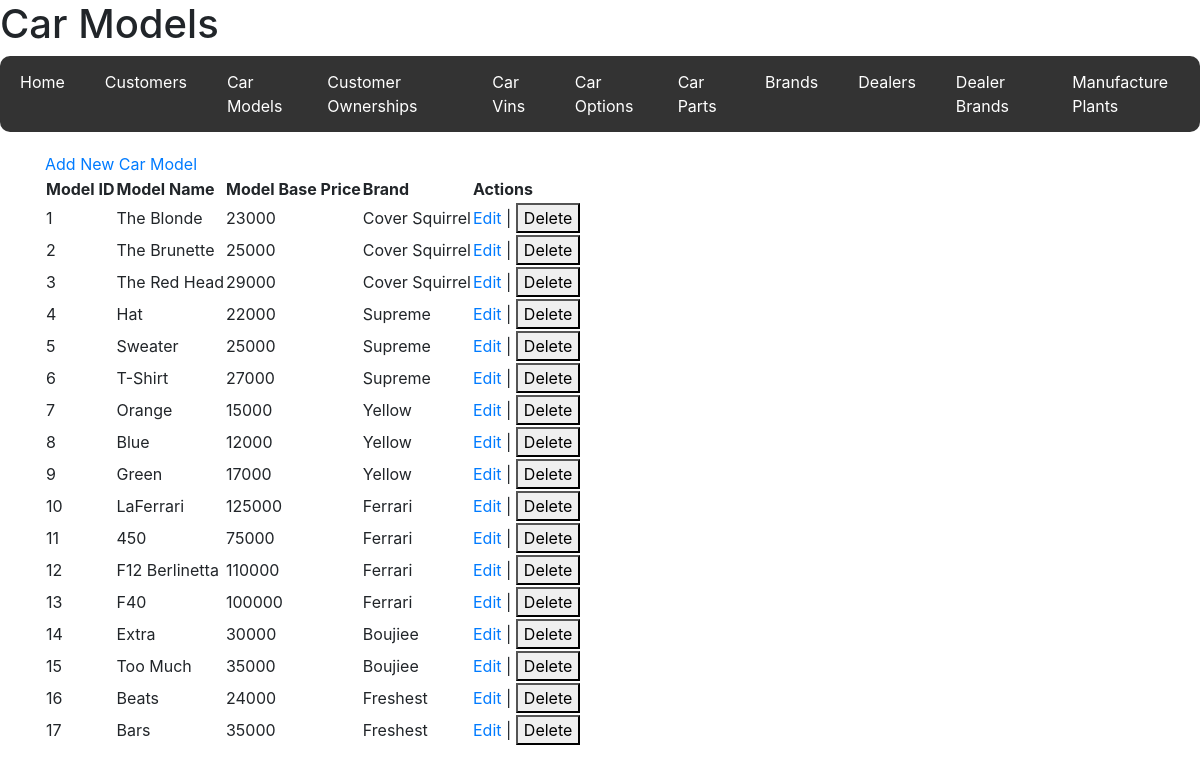
Page /car_models on the committed database.
### code/models.py (models this page shows)
class CarModel(db.Model):
    __tablename__ = "Models"
    model_id = db.Column(db.Integer, primary_key=True)
    model_name = db.Column(db.String(50))
    model_base_price = db.Column(db.Integer)
    brand_id = db.Column(db.Integer, db.ForeignKey("Brands.brand_id"))
    brand = db.relationship("Brand", back_populates="car_models")
    car_vins = db.relationship("CarVin", back_populates="car_model")
    car_options = db.relationship("CarOption", back_populates="car_model")

class Brand(db.Model):
    __tablename__ = "Brands"
    brand_id = db.Column(db.Integer, primary_key=True)
    brand_name = db.Column(db.String(50))
    dealer_brands = db.relationship("DealerBrand", back_populates="brand")
    car_models = db.relationship("CarModel", back_populates="brand")

### code/routes/carmodels.py (the view, shortened to what this page needs)
@carmodels_bp.route("/car_models", methods=["GET", "POST"])
def car_models():
    car_models = CarModel.query.all()
    return render_template("car_models.html", car_models=car_models)

### code/templates/car_models.html
{% extends 'base.html' %} {% block title %}Car Models{% endblock %} {% block
header %}
<h1>Car Models</h1>
{% endblock %} {% block content %}
<a href="{{ url_for('carmodels.new_car_model') }}">Add New Car Model</a>
<table>
  <tr>
    <th>Model ID</th>
    <th>Model Name</th>
    <th>Model Base Price</th>
    <th>Brand</th>
    <th>Actions</th>
  </tr>
  {% for car_model in car_models %}
  <tr>
    <td>{{ car_model.model_id }}</td>
    <td>{{ car_model.model_name }}</td>
    <td>{{ car_model.model_base_price }}</td>
    <td>{{ car_model.brand.brand_name }}</td>
    <td>
      <a
        href="{{ url_for('carmodels.view_car_model', model_id=car_model.model_id) }}"
        >Edit</a
      >
      |
      <form
        action="{{ url_for('carmodels.delete_car_model', model_id=car_model.model_id) }}"
        method="POST"
        style="display: inline"
      >
        <button type="submit">Delete</button>
      </form>
    </td>
  </tr>
  {% endfor %}
</table>
{% endblock %}

### rows in the picture
CarModel: model_id "1", model_name "The Blonde", model_base_price "23000", brand.brand_name "Cover Squirrel"
CarModel: model_id "2", model_name "The Brunette", model_base_price "25000", brand.brand_name "Cover Squirrel"
CarModel: model_id "3", model_name "The Red Head", model_base_price "29000", brand.brand_name "Cover Squirrel"
CarModel: model_id "4", model_name "Hat", model_base_price "22000", brand.brand_name "Supreme"
CarModel: model_id "5", model_name "Sweater", model_base_price "25000", brand.brand_name "Supreme"
CarModel: model_id "6", model_name "T-Shirt", model_base_price "27000", brand.brand_name "Supreme"
CarModel: model_id "7", model_name "Orange", model_base_price "15000", brand.brand_name "Yellow"
CarModel: model_id "8", model_name "Blue", model_base_price "12000", brand.brand_name "Yellow"
CarModel: model_id "9", model_name "Green", model_base_price "17000", brand.brand_name "Yellow"
CarModel: model_id "10", model_name "LaFerrari", model_base_price "125000", brand.brand_name "Ferrari"
CarModel: model_id "11", model_name "450", model_base_price "75000", brand.brand_name "Ferrari"
CarModel: model_id "12", model_name "F12 Berlinetta", model_base_price "110000", brand.brand_name "Ferrari"
CarModel: model_id "13", model_name "F40", model_base_price "100000", brand.brand_name "Ferrari"
CarModel: model_id "14", model_name "Extra", model_base_price "30000", brand.brand_name "Boujiee"
CarModel: model_id "15", model_name "Too Much", model_base_price "35000", brand.brand_name "Boujiee"
CarModel: model_id "16", model_name "Beats", model_base_price "24000", brand.brand_name "Freshest"
CarModel: model_id "17", model_name "Bars", model_base_price "35000", brand.brand_name "Freshest"
